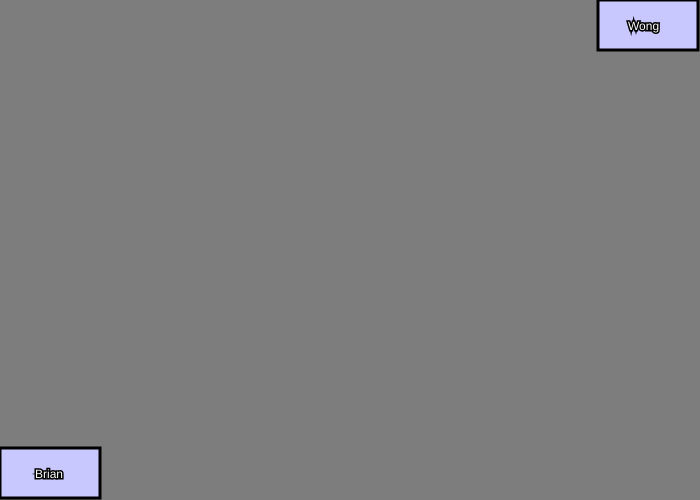
Frame 1 (no input)
Frame 60 (no input): identical to frame 1, image omitted
Frame 120 (the mouse pressed at the canvas centre since frame 60): identical to frame 1, image omitted

The p5.js sketch that drew this single still picture (run headless with seeded random() and noise() and a simulated clock; from frame 60 on, the mouse is pressed at the canvas centre):

// p5.js sketch
// ── sketch.js
var button2X;
var button2Y;

function setup()
{
  createCanvas(700,500);
  button2X = 10;
  button2Y = 150;


}

function draw()
{
	background(125,125,125)


	if (mouseX > 0 && mouseX < 0 + 100 && mouseY > 450 && mouseY < 450 + 50)
	{
		fill(255,200,0);
		stroke(0,0,0);
		strokeWeight(3);
		rect(0,448,100,50);
	}
	else
	{
		fill(200,200,255);
		stroke(0,0,0);
		strokeWeight(3);
		rect(0,448,100,50);
	}

	fill(255,255,255);
	stroke(0,0,0);
	textSize(12);
	text("Brian",35,478);



  var button2X = 598
  var button2Y = 0
	fill(200,200,255);
	stroke(0,0,0);
	rect(button2X,button2Y,100,50);

	if (mouseX > button2X && mouseX < button2X + 100 && mouseY > button2Y && mouseY < button2Y+50)
	{
		fill(248,89,255);
		stroke(51,70,190);
		textSize(16);
		text("Wong",button2X+30-5,button2Y+30+2);
	}
	else
	{
		fill(255,255,255);
		stroke(0,0,0);
		textSize(12);
		text("Wong",button2X+30,button2Y+30);
	}

}
